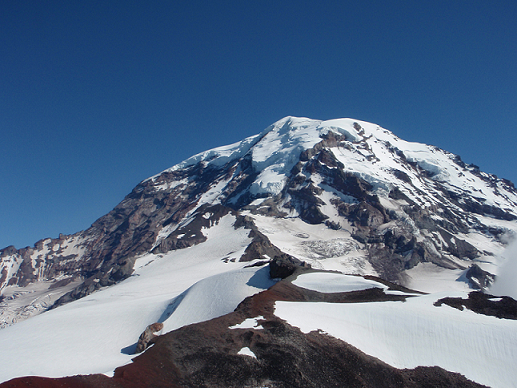
#> input picture data/Rainier1.png, 517 x 388 px, found by its file name
$ python stitch_images.py
#> lines starting #> are read from the running program, lines starting #| are printed output that depends on the picture; after the words box and inside, x2 and y2 are one past the last pixel; in counts of white or black regions, pixels touching at a corner belong together
### feature_matching/keypoint_detectors/feature_extraction.py
"""Feature Extraction using SIFT and Visual Vocabulary.

Functions:
    - detect_sift_keypoints_descriptors
    - custom_match_descriptors
    - plot_keypoint_matches
    - visualize_data
    - extract_sift_features
    - build_visual_vocabulary
    - build_histograms
    - adjust_frequency_vector
"""

import matplotlib.pyplot as plt
import numpy as np

from matplotlib.patches import ConnectionPatch
from PIL import Image
from scipy.sparse._matrix import spmatrix
from scipy.spatial.distance import cdist
from skimage.color import rgb2gray, rgba2rgb
from skimage.feature import SIFT
from sklearn.cluster import KMeans
from sklearn.feature_extraction.text import TfidfTransformer
from tqdm import tqdm


__all__ = [
    "adjust_frequency_vector",
    "build_histograms",
    "build_visual_vocabulary",
    "custom_match_descriptors",
    "detect_sift_keypoints_descriptors",
    "extract_sift_features",
    "plot_keypoint_matches",
    "visualize_data",
]
__author__ = "Gavin Meyer"


def detect_sift_keypoints_descriptors(
    dst_img: np.ndarray, src_img: np.ndarray
) -> tuple[np.ndarray, np.ndarray, np.ndarray, np.ndarray]:
    """Detect SIFT keypoints and descriptors from two images.

    Args:
        dst_img: The destination image.
        src_img: The source image.

    Returns:
        keypoints1: Keypoints from the destination image.
        descriptors1: Descriptors from the destination image.
        keypoints2: Keypoints from the source image.
        descriptors2: Descriptors from the source image.
    """
    detector1 = SIFT()
    detector2 = SIFT()
    detector1.detect_and_extract(dst_img)
    detector2.detect_and_extract(src_img)
    keypoints1 = detector1.keypoints
    descriptors1 = detector1.descriptors
    keypoints2 = detector2.keypoints
    descriptors2 = detector2.descriptors

    return keypoints1, descriptors1, keypoints2, descriptors2


def custom_match_descriptors(
    descriptors1: np.ndarray, descriptors2: np.ndarray, cross_check: bool = True
) -> np.ndarray:
    """Match descriptors between two images.

    Args:
        descriptors1: Descriptors from the destination image.
        descriptors2: Descriptors from the source image.
        cross_check: Whether to use cross-checking to find mutual matches. (default: True)

    Returns:
        matches: The indices of the matched descriptors.
    """
    # Compute the Euclidean distance between each pair of descriptors
    distances = cdist(descriptors1, descriptors2, "euclidean")

    # Find the nearest neighbor for each descriptor in descriptors1
    nearest_neighbor_12 = np.argmin(distances, axis=1)

    # For cross-checking, find the nearest neighbor for each descriptor in descriptors2
    if cross_check:
        nearest_neighbor_21 = np.argmin(distances, axis=0)

        mutual_matches = [
            i for i, j in enumerate(nearest_neighbor_12) if nearest_neighbor_21[j] == i
        ]
        return np.array([[i, j] for i, j in enumerate(nearest_neighbor_12) if i in mutual_matches])
    return np.column_stack([np.arange(descriptors1.shape[0]), nearest_neighbor_12])


def plot_keypoint_matches(
    dst_img: np.ndarray,
    keypoints1: np.ndarray,
    src_img: np.ndarray,
    keypoints2: np.ndarray,
    matches: np.ndarray,
) -> None:
    """Plot the matched keypoints between two images.

    Args:
        dst_img: The destination image.
        keypoints1: Keypoints from the destination image.
        src_img: The source image.
        keypoints2: Keypoints from the source image.
        matches: The indices of the matched keypoints.
    """
    # Allocate matching keypoints
    dst = keypoints1[matches[:, 0]]
    src = keypoints2[matches[:, 1]]

    # Plot the matched keypoints
    fig = plt.figure(figsize=(8, 4))
    ax1 = fig.add_subplot(121)
    ax2 = fig.add_subplot(122)
    ax1.imshow(dst_img, cmap="gray")
    ax2.imshow(src_img, cmap="gray")

    for i in range(src.shape[0]):
        coordB = (dst[i, 1], dst[i, 0])  # Coordinates in the destination image
        coordA = (src[i, 1], src[i, 0])  # Coordinates in the source image
        con = ConnectionPatch(
            xyA=coordA,
            xyB=coordB,
            coordsA="data",
            coordsB="data",
            axesA=ax2,
            axesB=ax1,
            color="red",
        )
        ax2.add_artist(con)
        ax1.plot(dst[i, 1], dst[i, 0], "ro")
        ax2.plot(src[i, 1], src[i, 0], "ro")

    plt.show()


# [188 lines left out: functions visualize_data, extract_sift_features, build_visual_vocabulary, build_histograms, adjust_frequency_vector, main, not called in this run]


# [2 lines that do not run on import are left out]

### feature_matching/image_stitching/stitch_images.py
"""Image Stitching using SIFT and RANSAC with Affine and Projective Transformations.

Functions:
    - compute_affine_transform
    - compute_projective_transform
    - ransac
    - plot_best_matches
    - stitch_images
"""

import matplotlib.pyplot as plt
import numpy as np

from matplotlib.patches import ConnectionPatch
from PIL import Image
from skimage.color import rgb2gray, rgba2rgb
from skimage.transform import warp

from feature_matching.keypoint_detectors.feature_extraction import (
    custom_match_descriptors,
    detect_sift_keypoints_descriptors,
    plot_keypoint_matches,
)


__all__ = [
    "compute_affine_transform",
    "compute_projective_transform",
    "plot_best_matches",
    "ransac",
    "stitch_images",
]
__author__ = "Gavin Meyer"


def compute_affine_transform(src_points: np.ndarray, dst_points: np.ndarray) -> np.ndarray:
    """Computing the affine transformation matrix from src_points to dst_points.

    Args:
        src_points: Source points.
        dst_points: Destination points.

    Returns:
        ndarray: Affine transformation matrix.
    """
    A = np.zeros((2 * src_points.shape[0], 6))
    for i in range(src_points.shape[0]):
        A[2 * i] = [src_points[i][0], src_points[i][1], 1, 0, 0, 0]
        A[2 * i + 1] = [0, 0, 0, src_points[i][0], src_points[i][1], 1]
    B = dst_points.flatten()
    x = np.linalg.lstsq(A, B, rcond=None)[0]
    return np.array([[x[0], x[1], x[2]], [x[3], x[4], x[5]], [0, 0, 1]])


def compute_projective_transform(src_points: np.ndarray, dst_points: np.ndarray) -> np.ndarray:
    """Computing the projective transformation matrix from src_points to dst_points.

    Args:
        src_points: Source points.
        dst_points: Destination points.

    Returns:
        ndarray: Projective transformation matrix.
    """
    A = np.zeros((2 * src_points.shape[0], 8))
    for i in range(src_points.shape[0]):
        x, y = src_points[i][0], src_points[i][1]
        xp, yp = dst_points[i][0], dst_points[i][1]
        A[2 * i] = [x, y, 1, 0, 0, 0, -x * xp, -y * xp]
        A[2 * i + 1] = [0, 0, 0, x, y, 1, -x * yp, -y * yp]
    B = dst_points.flatten()
    x = np.linalg.lstsq(A, B, rcond=None)[0]
    return np.array([[x[0], x[1], x[2]], [x[3], x[4], x[5]], [x[6], x[7], 1]])


def ransac(  # noqa: PLR0917, PLR0913
    src_points: np.ndarray,
    dst_points: np.ndarray,
    model_func: callable,
    min_samples: int,
    threshold: float,
    max_iterations: int,
) -> tuple[np.ndarray, np.ndarray]:
    """RANSAC (RANdom SAmple Consensus) algorithm to estimate a transformation matrix.

    Args:
        src_points: Source points.
        dst_points: Destination points.
        model_func: Function to estimate the transformation matrix.
        min_samples: Minimum number of samples to estimate the transformation matrix.
        threshold: Maximum distance to consider a point as an inlier.
        max_iterations: Maximum number of iterations.

    Returns:
        ndarray: Best transformation matrix.
        ndarray: Indices of the best inliers.
    """
    best_matrix = None
    best_inliers_indices = None
    best_inliers = 0

    for _ in range(max_iterations):
        # Randomly select min_samples points
        sample_indices = np.random.choice(src_points.shape[0], min_samples, replace=False)
        sample_src = src_points[sample_indices]
        sample_dst = dst_points[sample_indices]

        # Estimate transformation matrix using the selected points
        transformation_matrix = model_func(sample_src, sample_dst)

        # Identify inliers
        inliers = []
        for i in range(src_points.shape[0]):
            src_point = np.append(src_points[i], 1)  # Convert to homogeneous coordinates
            estimated_dst_point = transformation_matrix @ src_point
            estimated_dst_point /= estimated_dst_point[2]  # Perspective divide
            actual_dst_point = np.append(dst_points[i], 1)

            # Check if the distance is within the threshold
            if np.linalg.norm(estimated_dst_point - actual_dst_point) < threshold:
                inliers.append(i)

        # Update the best transformation matrix if this model has more inliers
        if len(inliers) > best_inliers:
            best_inliers = len(inliers)
            best_matrix = transformation_matrix
            best_inliers_indices = inliers

    return best_matrix, best_inliers_indices


def plot_best_matches(  # noqa: PLR0913, PLR0917
    src_img: np.ndarray,
    dst_img: np.ndarray,
    src_keypoints: np.ndarray,
    dst_keypoints: np.ndarray,
    best_matches: np.ndarray,
    matches: np.ndarray,
) -> None:
    """Plotting the best matches between the source and destination images.

    Args:
        src_img: Source image.
        dst_img: Destination image.
        src_keypoints: Source keypoints.
        dst_keypoints: Destination keypoints.
        best_matches: Indices of the best matches.
        matches: All matches.
    """
    # Allocating the best matches
    src_best = src_keypoints[matches[best_matches, 1]][:, ::-1]
    dst_best = dst_keypoints[matches[best_matches, 0]][:, ::-1]

    fig = plt.figure(figsize=(8, 4))
    ax1 = fig.add_subplot(121)
    ax2 = fig.add_subplot(122)
    ax1.imshow(dst_img)
    ax2.imshow(src_img)

    for i in range(src_best.shape[0]):
        coordB = [dst_best[i, 0], dst_best[i, 1]]
        coordA = [src_best[i, 0], src_best[i, 1]]
        con = ConnectionPatch(
            xyA=coordA,
            xyB=coordB,
            coordsA="data",
            coordsB="data",
            axesA=ax2,
            axesB=ax1,
            color="red",
        )
        ax2.add_artist(con)
        ax1.plot(dst_best[i, 0], dst_best[i, 1], "ro")
        ax2.plot(src_best[i, 0], src_best[i, 1], "ro")

    plt.show()


def stitch_images(src_img: np.ndarray, dst_img: np.ndarray, model_matrix: np.ndarray) -> None:
    """Stitching the source image to the destination image using the given transformation matrix.

    Args:
        src_img: Source image.
        dst_img: Destination image.
        model_matrix: Model matrix.
    """
    output_shape = dst_img.shape
    src_warped = warp(src_img, np.linalg.inv(model_matrix), output_shape=output_shape)

    # Create a mask to blend the images
    src_mask = src_warped != 0

    # Blend the images
    result = dst_img.copy()
    result[src_mask] = src_warped[src_mask]

    # Display the stitched image
    plt.imshow(result)
    plt.axis("off")
    plt.show()


def main() -> None:  # noqa: PLR0914
    """Main function to stitch two images together using SIFT and RANSAC."""
    # Load the images
    dst_img_rgb = np.asarray(Image.open("./data/Rainier1.png"))
#> dst_img_rgb is the input picture: shape (388, 517, 4); mean R, G, B, A 88.8, 109.3, 135.7, 255
    src_img_rgb = np.asarray(Image.open("./data/Rainier2.png"))
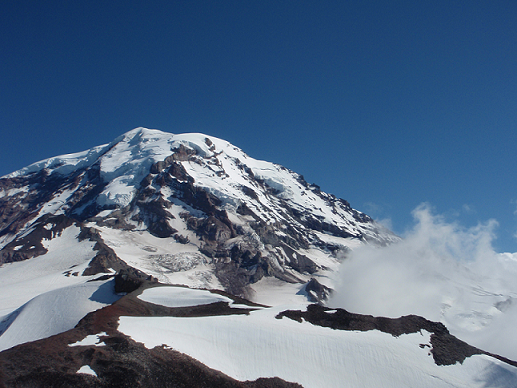
#> input picture data/Rainier2.png, 517 x 388 px, found by its file name
#> src_img_rgb is the input picture: shape (388, 517, 4); mean R, G, B, A 86, 107.9, 134.4, 255

    # Converting RGBA to RGB if necessary
    if dst_img_rgb.shape[2] == 4:
        dst_img_rgb = rgba2rgb(dst_img_rgb)
#> dst_img_rgb: shape (388, 517, 3) float64
    if src_img_rgb.shape[2] == 4:
        src_img_rgb = rgba2rgb(src_img_rgb)
#> src_img_rgb: shape (388, 517, 3) float64

    # Convert images to grayscale
    dst_img = rgb2gray(dst_img_rgb)
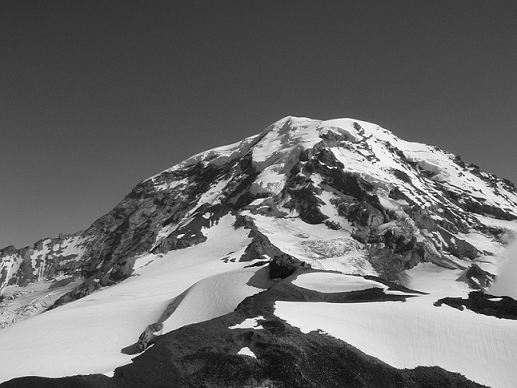
#> dst_img: shape (388, 517) float64; min 0, max 1, mean 0.419
    src_img = rgb2gray(src_img_rgb)
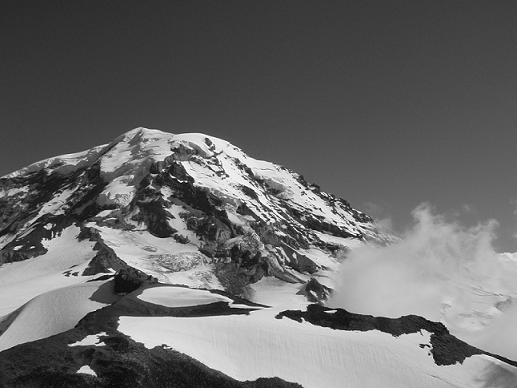
#> src_img: shape (388, 517) float64; min 0, max 1, mean 0.412

    print("Detecting SIFT keypoints and descriptors...")
    keypoints1, descriptors1, keypoints2, descriptors2 = detect_sift_keypoints_descriptors(
        dst_img, src_img
    )
#> keypoints1 = 1161 pairs, first value 120 to 385, second value 2 to 513; keypoints2 = 882 pairs, first value 130 to 384, second value 3 to 509

    print("Matching descriptors between images...")
    matches = custom_match_descriptors(descriptors1, descriptors2, cross_check=True)
#> in custom_match_descriptors, `distances = cdist(descriptors1, descriptors2, "euclidean")`:
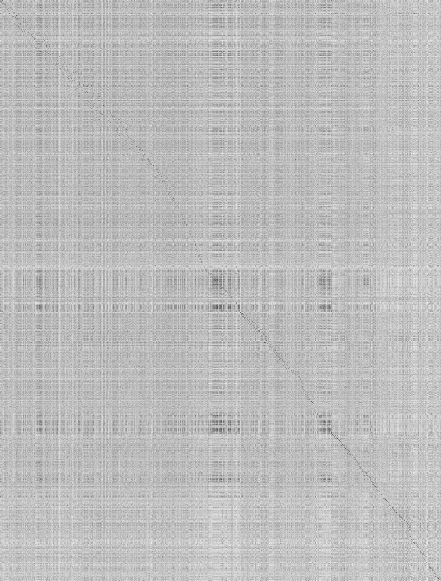
#> distances: shape (1161, 882) float64 (shown at 1/2 size); min 13.67, max 691.3, mean 517.9; drawn with min black and max white
#> in custom_match_descriptors, `nearest_neighbor_12 = np.argmin(distances, axis=1)`: nearest_neighbor_12 = 1161 values, max 881 at index 980, min 1 at index 2, mean 433.2
#> in custom_match_descriptors, `nearest_neighbor_21 = np.argmin(distances, axis=0)`: nearest_neighbor_21 = 882 values, max 1158 at index 878, min 0 at index 4, mean 570.8
#> in custom_match_descriptors, `mutual_matches = [ i for i, j in enumerate(nearest_neighbor_12) if nea..`: mutual_matches = 618 values from 0 to 1158
#> matches = 618 pairs, first value 0 to 1158, second value 1 to 881

    print("Plotting the matched keypoints...")
    plot_keypoint_matches(dst_img, keypoints1, src_img, keypoints2, matches)
#> in plot_keypoint_matches, `dst = keypoints1[matches[:, 0]]`: dst = 618 pairs, first value 122 to 374, second value 14 to 511
#> in plot_keypoint_matches, `src = keypoints2[matches[:, 1]]`: src = 618 pairs, first value 132 to 384, second value 4 to 493
#> the loop in plot_keypoint_matches, `for i in range(src.shape[0]):` made 618 passes
#> (coordB, coordA) on passes 1 to 3: ((359, 122), (211, 138)), ((277, 123), (129, 132)), ((304, 124), (155, 136))
#> in plot_keypoint_matches, `plt.show()`:
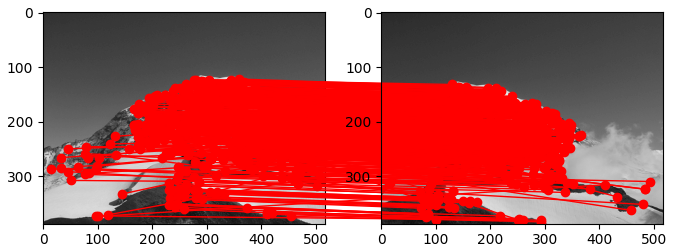
#> figure drawn by matplotlib, 2 panels

    # Extract the matched keypoints
    dst = keypoints1[matches[:, 0]]
    src = keypoints2[matches[:, 1]]

    print("\n\t----Affine Transformation----")
    print("Computing Affine Transformation without RANSAC...")

    compute_affine = compute_affine_transform(src[:, ::-1], dst[:, ::-1])
#> after the loop in compute_affine_transform, `for i in range(src_points.shape[0]):`: A = 1236 rows, first 6: [211, 138, 1, 0, 0, 0], [0, 0, 0, 211, 138, 1], [129, 132, 1, 0, 0, 0], [0, 0, 0, 129, 132, 1], [155, 136, 1, 0, 0, 0], [0, 0, 0, 155, 136, 1]
#> in compute_affine_transform, `B = dst_points.flatten()`: B = 1236 values, max 511 at index 304, min 14 at index 872, mean 273
#> in compute_affine_transform, `x = np.linalg.lstsq(A, B, rcond=None)[0]`: x = [0.804, -0.175, 218.2, -0.0467, 0.928, 12.11]
#> compute_affine = [[0.804, -0.175, 218.2], [-0.0467, 0.928, 12.11], [0, 0, 1]]

    print(f"Affine Matrix without RANSAC: \n{compute_affine}")
#| Affine Matrix without RANSAC:
#| [[ 8.04464822e-01 -1.74660685e-01  2.18239525e+02]
#|  [-4.66577755e-02  9.28077852e-01  1.21071990e+01]
#|  [ 0.00000000e+00  0.00000000e+00  1.00000000e+00]]
    print("\nComputing Affine Transformation with RANSAC...")

    affine_sk_M, affine_sk_best = ransac(
        src[:, ::-1],
        dst[:, ::-1],
        compute_affine_transform,
        4,
        1,
        300,
    )
#> the loop in ransac, `for _ in range(max_iterations):` made 300 passes
#> sample_src on passes 4, 24, 39, 47, 59: [[125, 289], [119, 145], [49, 163], [164, 164]], [[131, 209], [212, 149], [176, 157], [67, 206]], [[209, 242], [270, 179], [207, 244], [166, 246]], [[197, 151], [31, 222], [185, 164], [159, 252]], [[73, 230], [312, 185], [58, 213], [257, 238]]
#> (sample_src, best_matrix) on passes 1 to 2: ([[98, 180], [220, 144], [148, 249], [292, 265]], [[1.02, 0.0511, 138.9], [-0.0288, 1.02, -13.43], [0, 0, 1]]), ([[146, 140], [263, 199], [126, 177], [155, 219]], [[1.02, 0.0232, 143], [-0.0408, 0.992, -4.77], [0, 0, 1]])
#> after the loop in ransac, `for _ in range(max_iterations):`: best_inliers = 123; best_inliers_indices = 123 values from 0 to 605
#> affine_sk_M = [[1.02, 0.0362, 139.8], [-0.0381, 1.02, -9.77], [0, 0, 1]]; affine_sk_best = 123 values from 0 to 605

    print(f"Affine Matrix with RANSAC: \n{affine_sk_M}")
#| Affine Matrix with RANSAC:
#| [[ 1.01929355e+00  3.61811495e-02  1.39837314e+02]
#|  [-3.81433395e-02  1.01549428e+00 -9.76818091e+00]
#|  [ 0.00000000e+00  0.00000000e+00  1.00000000e+00]]
    print("\nPlotting the best matches from the Affine Transformation...")

    plot_best_matches(src_img_rgb, dst_img_rgb, keypoints2, keypoints1, affine_sk_best, matches)
#> in plot_best_matches, `src_best = src_keypoints[matches[best_matches, 1]][:, ::-1]`: src_best = 123 pairs, first value 142 to 263, second value 138 to 301
#> in plot_best_matches, `dst_best = dst_keypoints[matches[best_matches, 0]][:, ::-1]`: dst_best = 123 pairs, first value 292 to 416, second value 122 to 287
#> the loop in plot_best_matches, `for i in range(src_best.shape[0]):` made 123 passes
#> (coordB, coordA) on passes 1 to 12: ([359, 122], [211, 138]), ([361, 133], [212, 149]), ([360, 138], [211, 153]), ([365, 138], [216, 154]), ([358, 142], [209, 158]), ([325, 143], [176, 157]), ([379, 144], [229, 161]), ([342, 145], [193, 159]), ([354, 145], [205, 160]), ([348, 147], [198, 162]), ([387, 151], [236, 167]), ([359, 153], [210, 168])

    print("Stitching the images...")
    stitch_images(src_img_rgb, dst_img_rgb, affine_sk_M)
#> in stitch_images, `src_mask = src_warped != 0`:
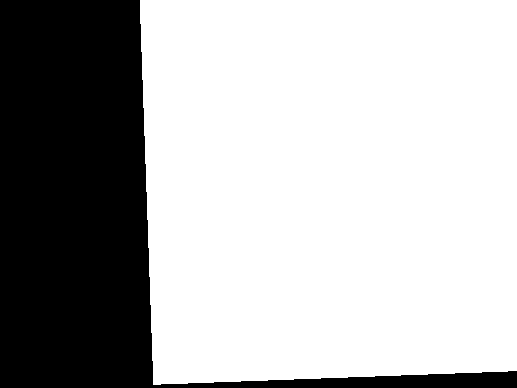
#> src_mask: shape (388, 517, 3) bool; 69.8% white; 1 black region, box (x1, y1, x2, y2) and area: (0, 0, 517, 388) 60510

    print("\n\t----Projective Transformation----")
    print("Computing Projective Transformation without RANSAC...")

    projective_transform = compute_projective_transform(src[:, ::-1], dst[:, ::-1])
#> the loop in compute_projective_transform, `for i in range(src_points.shape[0]):` made 618 passes
#> (x, y, xp, yp) on passes 1 to 3: (211, 138, 359, 122), (129, 132, 277, 123), (155, 136, 304, 124)

    print(f"Projective Matrix without RANSAC: \n{projective_transform}")
#| Projective Matrix without RANSAC:
#| [[-2.66794186e-02 -8.95102861e-01  2.79987698e+02]
#|  [-1.54767521e-01 -4.67206386e-01  1.78148099e+02]
#|  [-6.99654928e-04 -2.78745648e-03  1.00000000e+00]]
    print("\nComputing Projective Transformation with RANSAC...")

    projective_sk_M, projective_sk_best = ransac(
        src[:, ::-1],
        dst[:, ::-1],
        compute_projective_transform,
        4,
        1,
        300,
    )

    print(f"Projective Matrix with RANSAC: \n{projective_sk_M}")
#| Projective Matrix with RANSAC:
#| [[ 7.84082784e-01  4.54760846e-02  1.56310704e+02]
#|  [-1.14612307e-01  9.37172504e-01  6.24142462e+00]
#|  [-4.46657931e-04  4.78171066e-05  1.00000000e+00]]
    print("\nPlotting the best matches from the Projective Transformation...")

    plot_best_matches(src_img_rgb, dst_img_rgb, keypoints2, keypoints1, projective_sk_best, matches)

    print("Stitching the images...")
    stitch_images(src_img_rgb, dst_img_rgb, projective_sk_M)
#> in stitch_images (call 2), `src_mask = src_warped != 0`: src_mask: shape (388, 517, 3) bool; 65.7% white; 1 black region, box (x1, y1, x2, y2) and area: (0, 0, 517, 388) 68720
#> in stitch_images (call 2), `result[src_mask] = src_warped[src_mask]`:
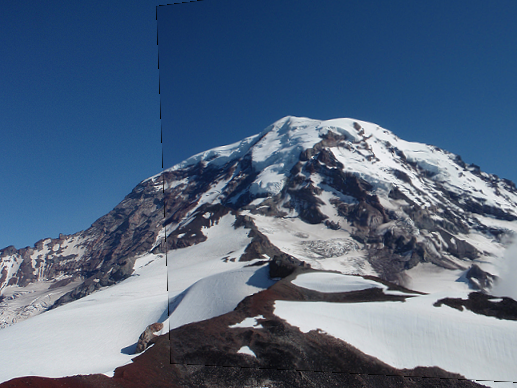
#> result: shape (388, 517, 3) float64; mean R, G, B 0.329, 0.406, 0.506


if __name__ == "__main__":
    main()
